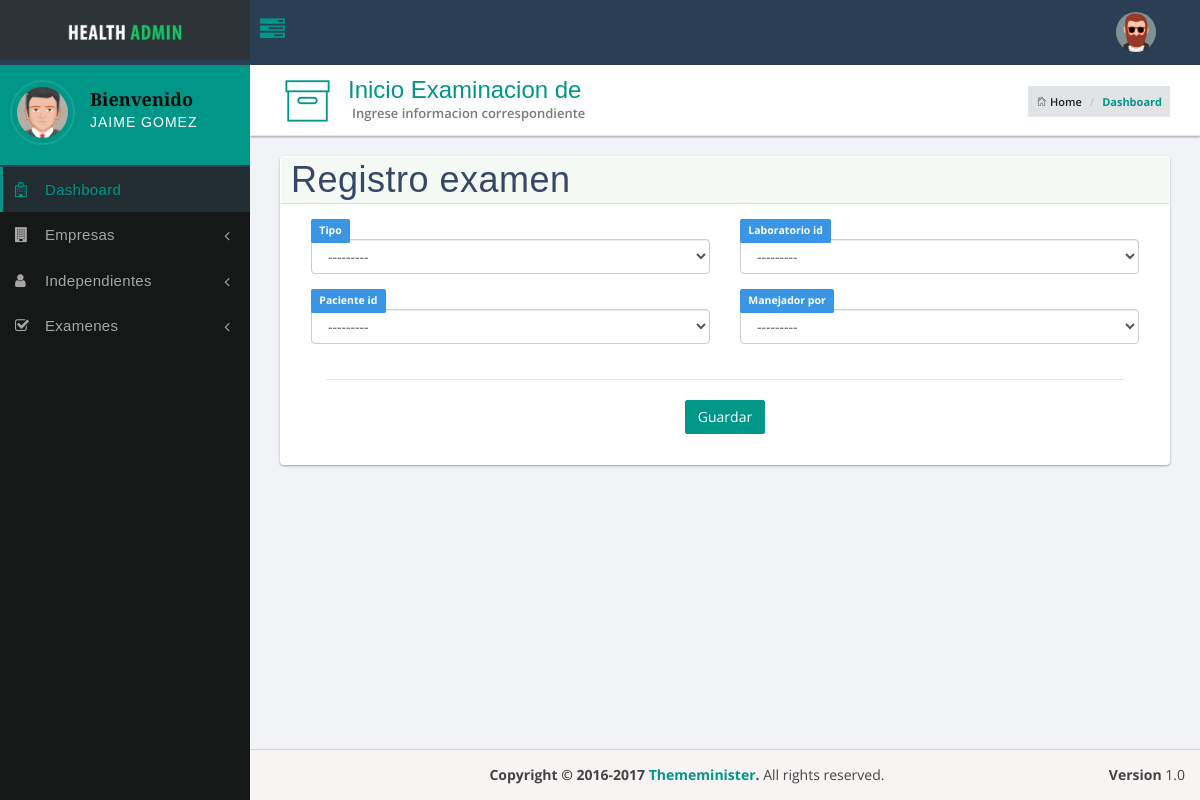
The app's page /register/exam/4/ (signed in) with its own data.
### accounts/models.py (models this page shows, shortened)
class User(AbstractUser):
    DOCTOR = 'doctor'
    RECP = 'receptionista'
    LAB = 'p_laboratorio'
    PROFILE_TYPE = (
        (DOCTOR, 'Doctor'),
        (RECP, 'Receptionista'),
        (LAB, 'Personal de Laboratorio'),
    )
    first_name = models.CharField(max_length=30, null=False, blank=False)
    last_name = models.CharField(max_length=30, null=False, blank=False)
    profile_type = models.CharField(max_length=20, choices=PROFILE_TYPE, null=True, blank=True)
    class Meta(AbstractUser.Meta):
        db_table = 'auth_user'

class DoctorProfile(models.Model):
    user_id = models.OneToOneField(User, null=False, blank=False, on_delete=models.CASCADE, primary_key=True,
                                   related_name='doctor_profile')
    class Meta:
        db_table = 'sm_doctores'

### docapp/models/general.py (models this page shows, shortened)
class PacienteEmpresa(models.Model):
    SEXOS = (
        ('masculino', 'Masculino'),
        ('femenino', 'Femenino')
    )
    ESTADOS_CIVILES = (
        ('soltero', 'Soltero'),
        ('casado', 'Casado'),
        ('viudo', 'Viudo'),
        ('union libre', 'Union Libre')
    )
    nombres = models.CharField(max_length=300, null=False, blank=False)
    apellidos = models.CharField(max_length=300, null=False, blank=False)
    identificacion = models.PositiveIntegerField(unique=True)
    lugar_de_nacimiento = models.CharField(max_length=500, null=False, blank=False)
    fecha_de_nacimiento = models.DateField(null=False, blank=False)
    eps = models.CharField(verbose_name='EPS', max_length=50, null=False, blank=False)
    arl = models.CharField(verbose_name='ARL', max_length=50, null=False, blank=False)
    fondo_pensiones = models.CharField(max_length=50, null=False, blank=False)
    sexo = models.CharField(max_length=15, choices=SEXOS, null=False, blank=False)
    estado_civil = models.CharField(max_length=20, choices=ESTADOS_CIVILES, null=False, blank=False)
    numero_de_hijos = models.PositiveIntegerField(default=0)
    direccion = models.CharField(max_length=500, null=False, blank=False)
    telefono = models.PositiveIntegerField(default=0)
    celular = models.PositiveIntegerField(null=False, blank=False)
    ocupacion = models.CharField(max_length=500, null=False, blank=False)
    posicion = models.CharField(max_length=500, null=False, blank=False)
    estrato = models.PositiveIntegerField(null=False)
    estudiante_en_entrenamiento = models.BooleanField(default=False)
    aprendiz_sena = models.BooleanField(default=False)
    numero_patronal = models.PositiveIntegerField(null=False, blank=False)
    empresa = models.ForeignKey(Empresa, on_delete=models.CASCADE, null=True, related_name='empleados')
    fecha_de_creacion = models.DateTimeField(auto_now_add=True, editable=False, null=False, blank=False)
    ultima_vez_modificado = models.DateTimeField(default=timezone.now, null=False, blank=False, editable=False)
    registrado_por = models.ForeignKey(ReceptionProfile, on_delete=models.CASCADE, related_name='personal_empresa')
    def __str__(self):
        return f"{self.nombres} {self.apellidos}"

### docapp/views/receptionist.py (the view)
class RegisterEmployExamination(CheckReceptionist, LoginRequiredMixin, FormsetPostManager, FormViewPutExtra):
    pk_url_kwarg = 'person_id'
    model = Examinacion
    form_class = ExaminacionCreateForm
    model_to_filter = PacienteEmpresa
    context_object_2_name = 'person'
    success_url = reverse_lazy('docapp:list_examination')
    template_name = 'docapp/register/examination.html'
    extra_context = {'parent_object_key': 'examination_id',
                     'formsets': [
                         {'section_name': 'inter_exam',
                          'title': 'Examenes Internos',
                          'form': simple_exam_inlineformset},
                         {'section_name': 'lab_exams',
                          'title': 'Examenes de Laboratorio',
                          'form': lab_exam_inlineformset}
                     ]
                     }

### docapp/forms/receptionist.py (shortened to what this page needs)
class ExaminacionCreateForm(forms.ModelForm):
    altura = forms.CheckboxInput()  # Select if altura exam will do
    audiologia = forms.CheckboxInput()  # Select if audiologia exam will do
    visiometria = forms.CheckboxInput()  # Select if audiology exam will do
    class Meta:
        model = Examinacion
        fields = '__all__'
        exclude = ('registrado_por', 'paciente', 'estado')

### docproject/helpers/chekers.py (called while the page is built)
    def test_func(self):
        return hasattr(self.request.user, 'reception_profile') or self.request.user.is_superuser

### docproject/helpers/customs.py (called while the page is built)
    def get_object(self, queryset=None):
        queryset = self.model_to_filter._default_manager.all()
        pk = self.kwargs.get(self.pk_url_kwarg)
        if pk is not None:
            queryset = queryset.filter(pk=pk)
        if pk is None:
            raise AttributeError("Generic detail view %s must be called with "
                                 "either an object pk or a slug."
                                 % self.__class__.__name__)
        try:
            obj = queryset.get()
        except queryset.model.DoesNotExist:
            raise Http404(f"No {queryset.model._meta.verbose_name}s found matching the query")
        return obj

    def get_context_data(self, **kwargs):
        if self.context_object_2_name is not None:
            kwargs[self.context_object_2_name] = self.get_object()
        if 'form' not in kwargs:
            kwargs['form'] = self.get_form()
        if 'view' not in kwargs:
            kwargs['view'] = self
        if self.extra_context:
            kwargs.update(self.extra_context)
        return kwargs

### templates/docapp/register/examination.html (shortened to what this page needs)
{% extends 'base/base_dashboard.html' %}
{% block content_header %}
    <div class="header-icon">
        <i class="pe-7s-box1"></i>
    </div>
    <div class="header-title">
        <h1>Inicio Examinacion de {{ parent_object }} </h1>
        <small>Ingrese informacion correspondiente</small>
        <ol class="breadcrumb hidden-xs">
            <li><a href="{% url 'docapp:dashboard' %}"><i class="pe-7s-home"></i> Home</a></li>
            <li class="active">Dashboard</li>
        </ol>
    </div>
{% endblock %}
{% block content_main %}
    <div class="row">
        <div class="col-sm-12">
            <div class="panel panel-bd">
                <div class="panel-heading">
                    <div class="btn-group">
                        <h1>Registro examen</h1>
                    </div></div>
                <div class="panel-body">
                    <form class="col-sm-12" method="POST">
                        {% for field in form %}
                            {% if not forloop.counter|divisibleby:"2" %}
                                <div class="row">
                            {% endif %}
                        <div class="col-sm-6 form-group">
                            <label class="label {% if field.errors %} label-danger {% else %} label-primary {% endif %}"
                                   for="{{ field.id_for_label }}">{{ field.label }}</label>
                            {% if field.field.widget.input_type == 'select' %}
                                <select class="form-control {% if field.errors %}  label-danger-outline {% endif %}"
                                        name="{{ field.html_name }}"
                                        id="{{ field.auto_id }}"
                                        size="1">
                                    {% for option in field.field.choices %}
                                        <option value="{{ option.0 }}" >{{ option.1 }}</option>
                                    {% endfor %}
                                </select>
                            {% elif field.field.widget.input_type == 'checkbox' %}
                                {{ field }}
                            {% endif %}
                            {% if forloop.counter|divisibleby:"2" %}
                                </div>
                            {% endif %}
                        </div>
                        {% endfor %}
                        <div class="col-sm-12 reset-button">
                            <hr>
                            <button type="submit" class="btn btn-success">Guardar</button>
                        </div>
                    </form>
                </div>
            </div>
        </div>
    </div>
{% endblock %}

### templates/base/sidebar.html (shortened to what this page needs)
{% load static %}
<aside class="main-sidebar">
    <div class="sidebar">
        <div class="user-panel">
            <div class="image pull-left">
                <img src="{% static 'assets/dist/img/avatar5.png' %}" class="img-circle" alt="User Image">
            </div>
            <div class="info">
                <h4>Bienvenido</h4>
                <p>{{ request.user.get_full_name }}</p>
            </div>
        </div>
        <ul class="sidebar-menu">
            <li class="active">
                <a href="{% url 'docapp:dashboard' %}"><i class="fa fa-hospital-o"></i><span>Dashboard</span>
                </a>
            </li>
            {% if request.user.profile_type == 'receptionista' or request.user.is_superuser %}
                <li class="treeview">
                    <a href="#">
                        <i class="fa fa-building"></i><span>Empresas</span>
                        <span class="pull-right-container">
                                    <i class="fa fa-angle-left pull-right"></i>
                                </span>
                    </a>
                </li>
                <li class="treeview">
                    <a href="#">
                        <i class="fa fa-user"></i><span>Independientes</span>
                        <span class="pull-right-container">
                                    <i class="fa fa-angle-left pull-right"></i>
                                </span>
                    </a>
                </li>
                <li class="treeview">
                    <a href="#">
                        <i class="fa fa-check-square-o"></i><span>Examenes</span>
                        <span class="pull-right-container">
                                    <i class="fa fa-angle-left pull-right"></i>
                                </span>
                    </a>
                </li>
            {% endif %}
        </ul>
    </div>
</aside>

### records on screen
PacienteEmpresa: paciente_id "---------"
DoctorProfile: manejador_por "---------"

### other values on screen
{{ request.user.get_full_name }} "JAIME GOMEZ"
{{ field.label }} "Tipo" "Laboratorio id" "Paciente id" "Manejador por"
form field tipo "---------"
form field laboratorio_id "---------"
